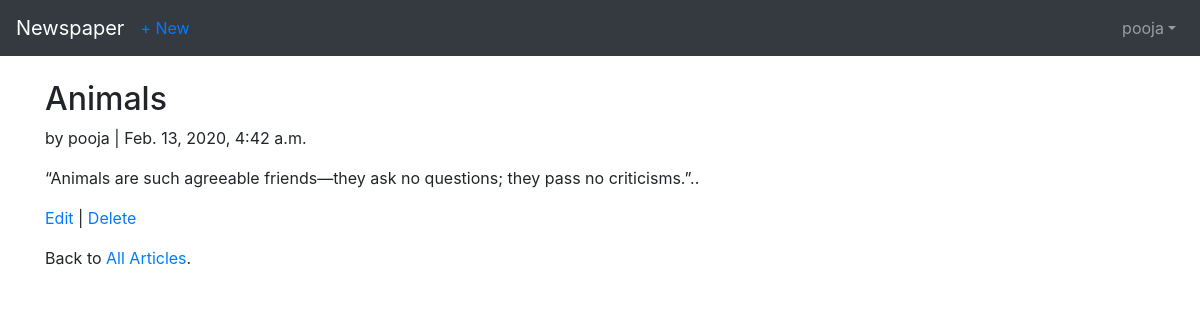
Screenshot of /article/1/ (signed in) with the database file from the repository.
### users/models.py (models this page shows)
class CustomUser(AbstractUser):
    age = models.PositiveIntegerField(null=True, blank=True)

### article/models.py (models this page shows, shortened)
class Article(models.Model):
    title = models.CharField(max_length=255)
    body = models.TextField()
    date = models.DateTimeField(auto_now_add=True)
    author = models.ForeignKey(
        get_user_model(),
        on_delete=models.CASCADE,
    )

### article/views.py (the view)
# urls.py: path('<int:pk>/', ArticleDetailView.as_view(), name='article_detail'),
class ArticleDetailView(LoginRequiredMixin, DetailView):
    model = Article
    template_name = 'article_detail.html'
    login_url = 'login'

### templates/article_detail.html
{% extends 'base.html' %}
{% block content %}
<div class="article-entry">
    <h2>{{ object.title }}</h2>
    <p>by {{ object.author }} | {{ object.date }}</p>
    <p>{{ object.body }}</p>
</div>
<p><a href="{% url 'article:article_edit' article.pk %}">Edit</a> |
 <a href="{% url 'article:article_delete' article.pk %}">Delete</a></p>
<p>Back to <a href="{% url 'article:article_list' %}">All Articles</a>.</p>
{% endblock content %}

### templates/base.html (shortened to what this page needs)
<html lang="en">
  <head>
    <link
      rel="stylesheet"
      href="https://stackpath.bootstrapcdn.com/bootstrap/4.2.1/css/bootstrap.min.css"
    />
  </head>
  <body>
    <nav class="navbar navbar-expand-lg navbar-dark bg-dark mb-4">
      <a class="navbar-brand" href="{% url 'home' %}">Newspaper</a>
      {% if user.is_authenticated %}
      <ul class="navbar-nav mr-auto">
        <li class="nav-item">
          <a href="{% url 'article:article_new' %}">+ New</a>
        </li>
      </ul>
      {% endif %}
      <div class="collapse navbar-collapse" id="navbarNavDropdown">
          {% if user.is_authenticated %}
        <ul class="navbar-nav ml-auto">
          <li class="nav-item ">
            <a class="nav-link dropdown-toggle" href="#"
            id="userMenu" data-toggle="dropdown" aria-haspopup="true"
            aria-expanded="false">{{ user.username }}</a>
          </li>
        </ul>
      </div>
      {% endif %}
    </nav>
    <div class="container">
      {% block content %} {% endblock content %}
    </div>
  </body>
</html>

### rows the page displays
CustomUser: username "pooja"
Article: title "Animals", author "pooja", date "Feb. 13, 2020, 4:42 a.m.", body "“Animals are such agreeable friends—they ask no questions; they pass no criticisms.”.."
